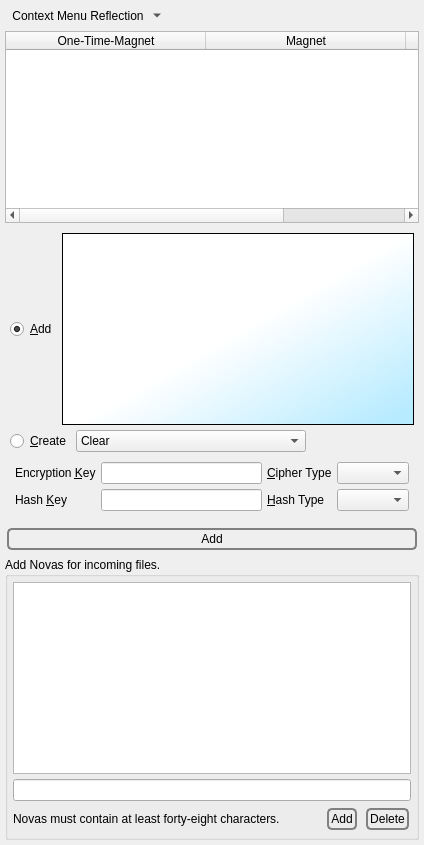
              <widget class="QWidget" name="tab_SB_Magnets">
               <attribute name="icon">
                <iconset>
                 <normaloff>:/nuvola/magnet.png</normaloff>:/nuvola/magnet.png</iconset>
               </attribute>
               <attribute name="title">
                <string>&amp;Magnet-URI</string>
               </attribute>
               <layout class="QVBoxLayout" name="verticalLayout_48">
                <property name="spacing">
                 <number>5</number>
                </property>
                <property name="leftMargin">
                 <number>5</number>
                </property>
                <property name="topMargin">
                 <number>5</number>
                </property>
                <property name="rightMargin">
                 <number>5</number>
                </property>
                <property name="bottomMargin">
                 <number>5</number>
                </property>
                <item>
                 <layout class="QHBoxLayout" name="horizontalLayout_71">
                  <property name="spacing">
                   <number>5</number>
                  </property>
                  <item>
                   <widget class="QToolButton" name="magnetsActionMenu">
                    <property name="toolTip">
                     <string>Context Menu</string>
                    </property>
                    <property name="text">
                     <string>Context Menu Reflection</string>
                    </property>
                    <property name="icon">
                     <iconset>
                      <normaloff>:/generic/menu.png</normaloff>:/generic/menu.png</iconset>
                    </property>
                    <property name="popupMode">
                     <enum>QToolButton::MenuButtonPopup</enum>
                    </property>
                    <property name="autoRaise">
                     <bool>true</bool>
                    </property>
                   </widget>
                  </item>
                  <item>
                   <spacer name="horizontalSpacer_57">
                    <property name="orientation">
                     <enum>Qt::Horizontal</enum>
                    </property>
                    <property name="sizeHint" stdset="0">
                     <size>
                      <width>40</width>
                      <height>20</height>
                     </size>
                    </property>
                   </spacer>
                  </item>
                 </layout>
                </item>
                <item>
                 <widget class="QTableWidget" name="etpMagnets">
                  <property name="alternatingRowColors">
                   <bool>true</bool>
                  </property>
                  <property name="selectionMode">
                   <enum>QAbstractItemView::SingleSelection</enum>
                  </property>
                  <property name="selectionBehavior">
                   <enum>QAbstractItemView::SelectRows</enum>
                  </property>
                  <property name="horizontalScrollMode">
                   <enum>QAbstractItemView::ScrollPerPixel</enum>
                  </property>
                  <property name="sortingEnabled">
                   <bool>true</bool>
                  </property>
                  <attribute name="horizontalHeaderDefaultSectionSize">
                   <number>200</number>
                  </attribute>
                  <attribute name="horizontalHeaderStretchLastSection">
                   <bool>true</bool>
                  </attribute>
                  <column>
                   <property name="text">
                    <string>One-Time-Magnet</string>
                   </property>
                  </column>
                  <column>
                   <property name="text">
                    <string>Magnet</string>
                   </property>
                  </column>
                  <column>
                   <property name="text">
                    <string>OID</string>
                   </property>
                  </column>
                 </widget>
                </item>
                <item>
                 <widget class="QFrame" name="frame_2">
                  <property name="frameShape">
                   <enum>QFrame::NoFrame</enum>
                  </property>
                  <layout class="QVBoxLayout" name="verticalLayout_42" stretch="0,0,0">
                   <property name="spacing">
                    <number>5</number>
                   </property>
                   <property name="leftMargin">
                    <number>5</number>
                   </property>
                   <property name="topMargin">
                    <number>5</number>
                   </property>
                   <property name="rightMargin">
                    <number>5</number>
                   </property>
                   <property name="bottomMargin">
                    <number>5</number>
                   </property>
                   <item>
                    <layout class="QHBoxLayout" name="horizontalLayout_59">
                     <property name="spacing">
                      <number>5</number>
                     </property>
                     <item>
                      <widget class="QRadioButton" name="magnetRadio">
                       <property name="text">
                        <string>&amp;Add</string>
                       </property>
                       <property name="checked">
                        <bool>true</bool>
                       </property>
                      </widget>
                     </item>
                     <item>
                      <widget class="QTextEdit" name="etpMagnet">
                       <property name="sizePolicy">
                        <sizepolicy hsizetype="Expanding" vsizetype="Fixed">
                         <horstretch>0</horstretch>
                         <verstretch>0</verstretch>
                        </sizepolicy>
                       </property>
                       <property name="font">
                        <font>
                         <family>Monospace</family>
                        </font>
                       </property>
                       <property name="styleSheet">
                        <string notr="true">background-color: qlineargradient(spread:pad, x1:0.968, y1:0.932, x2:0.513, y2:0.5, stop:0 rgba(183, 235, 255, 255), stop:1 rgba(255, 255, 255, 255)); </string>
                       </property>
                       <property name="tabChangesFocus">
                        <bool>true</bool>
                       </property>
                       <property name="acceptRichText">
                        <bool>false</bool>
                       </property>
                      </widget>
                     </item>
                    </layout>
                   </item>
                   <item>
                    <layout class="QHBoxLayout" name="horizontalLayout_53">
                     <property name="spacing">
                      <number>5</number>
                     </property>
                     <item>
                      <widget class="QRadioButton" name="pairRadio">
                       <property name="sizePolicy">
                        <sizepolicy hsizetype="Minimum" vsizetype="Preferred">
                         <horstretch>0</horstretch>
                         <verstretch>0</verstretch>
                        </sizepolicy>
                       </property>
                       <property name="text">
                        <string>&amp;Create</string>
                       </property>
                      </widget>
                     </item>
                     <item>
                      <widget class="QComboBox" name="generate">
                       <property name="sizeAdjustPolicy">
                        <enum>QComboBox::AdjustToContents</enum>
                       </property>
                       <property name="minimumContentsLength">
                        <number>25</number>
                       </property>
                       <item>
                        <property name="text">
                         <string>Clear</string>
                        </property>
                       </item>
                       <item>
                        <property name="text">
                         <string>Generate Key Pair</string>
                        </property>
                       </item>
                       <item>
                        <property name="text">
                         <string>Generate Encryption Key</string>
                        </property>
                       </item>
                       <item>
                        <property name="text">
                         <string>Generate MAC Key</string>
                        </property>
                       </item>
                      </widget>
                     </item>
                     <item>
                      <spacer name="horizontalSpacer_41">
                       <property name="orientation">
                        <enum>Qt::Horizontal</enum>
                       </property>
                       <property name="sizeHint" stdset="0">
                        <size>
                         <width>40</width>
                         <height>20</height>
                        </size>
                       </property>
                      </spacer>
                     </item>
                    </layout>
                   </item>
                   <item>
                    <widget class="QFrame" name="pairFrame">
                     <property name="frameShape">
                      <enum>QFrame::NoFrame</enum>
                     </property>
                     <layout class="QVBoxLayout" name="verticalLayout_45">
                      <property name="spacing">
                       <number>5</number>
                      </property>
                      <property name="leftMargin">
                       <number>5</number>
                      </property>
                      <property name="topMargin">
                       <number>5</number>
                      </property>
                      <property name="rightMargin">
                       <number>5</number>
                      </property>
                      <property name="bottomMargin">
                       <number>5</number>
                      </property>
                      <item>
                       <layout class="QGridLayout" name="gridLayout_7">
                        <property name="spacing">
                         <number>5</number>
                        </property>
                        <item row="0" column="4">
                         <widget class="QLabel" name="label_52">
                          <property name="text">
                           <string>&amp;Cipher Type</string>
                          </property>
                          <property name="buddy">
                           <cstring>etpCipherType</cstring>
                          </property>
                         </widget>
                        </item>
                        <item row="1" column="2">
                         <widget class="QLabel" name="label_51">
                          <property name="text">
                           <string>Hash &amp;Key</string>
                          </property>
                          <property name="buddy">
                           <cstring>etpMacKey</cstring>
                          </property>
                         </widget>
                        </item>
                        <item row="0" column="5">
                         <widget class="QComboBox" name="etpCipherType">
                          <property name="sizeAdjustPolicy">
                           <enum>QComboBox::AdjustToContents</enum>
                          </property>
                         </widget>
                        </item>
                        <item row="0" column="3">
                         <widget class="QLineEdit" name="etpEncryptionKey"/>
                        </item>
                        <item row="0" column="2">
                         <widget class="QLabel" name="label_50">
                          <property name="text">
                           <string>Encryption &amp;Key</string>
                          </property>
                          <property name="buddy">
                           <cstring>etpEncryptionKey</cstring>
                          </property>
                         </widget>
                        </item>
                        <item row="1" column="3">
                         <widget class="QLineEdit" name="etpMacKey"/>
                        </item>
                        <item row="1" column="4">
                         <widget class="QLabel" name="label_57">
                          <property name="text">
                           <string>&amp;Hash Type</string>
                          </property>
                          <property name="buddy">
                           <cstring>etpHashType</cstring>
                          </property>
                         </widget>
                        </item>
                        <item row="1" column="5">
                         <widget class="QComboBox" name="etpHashType">
                          <property name="sizeAdjustPolicy">
                           <enum>QComboBox::AdjustToContents</enum>
                          </property>
                         </widget>
                        </item>
                       </layout>
                      </item>
                     </layout>
                    </widget>
                   </item>
                  </layout>
                 </widget>
                </item>
                <item>
                 <layout class="QHBoxLayout" name="horizontalLayout_57">
                  <property name="spacing">
                   <number>5</number>
                  </property>
                  <item>
                   <widget class="QPushButton" name="addMagnet">
                    <property name="styleSheet">
                     <string notr="true">QPushButton {
 border: 2px solid gray;
 background-color: qlineargradient(x1: 0, y1: 0, x2: 0, y2: 1,
                                   stop: 0 #E0E0E0, stop: 1 #FFFFFF);
 border-radius: 5px;
 margin: 2px;
 padding: 2px;
 }


QPushButton:hover { 
background-color: qlineargradient(x1: 0, y1: 0, x2: 0, y2: 1,
                                   stop: 0 rgb(254,229,172), stop: 1 #FFFFFF);
background-position: top center; } 

QPushButton:pressed {
     background-color: darkgrey;
     border-style: inset;
 }</string>
                    </property>
                    <property name="text">
                     <string>Add</string>
                    </property>
                    <property name="icon">
                     <iconset>
                      <normaloff>:/nuvola/add.png</normaloff>:/nuvola/add.png</iconset>
                    </property>
                    <property name="iconSize">
                     <size>
                      <width>40</width>
                      <height>40</height>
                     </size>
                    </property>
                   </widget>
                  </item>
                 </layout>
                </item>
                <item>
                 <widget class="QGroupBox" name="groupBox_8">
                  <property name="title">
                   <string>Add Novas for incoming files.</string>
                  </property>
                  <layout class="QVBoxLayout" name="verticalLayout_25">
                   <property name="spacing">
                    <number>5</number>
                   </property>
                   <property name="leftMargin">
                    <number>5</number>
                   </property>
                   <property name="topMargin">
                    <number>5</number>
                   </property>
                   <property name="rightMargin">
                    <number>5</number>
                   </property>
                   <property name="bottomMargin">
                    <number>5</number>
                   </property>
                   <item>
                    <widget class="QListWidget" name="novas">
                     <property name="tabKeyNavigation">
                      <bool>true</bool>
                     </property>
                     <property name="selectionBehavior">
                      <enum>QAbstractItemView::SelectRows</enum>
                     </property>
                     <property name="horizontalScrollMode">
                      <enum>QAbstractItemView::ScrollPerPixel</enum>
                     </property>
                    </widget>
                   </item>
                   <item>
                    <widget class="QLineEdit" name="receiveNova"/>
                   </item>
                   <item>
                    <layout class="QHBoxLayout" name="horizontalLayout_43">
                     <property name="spacing">
                      <number>5</number>
                     </property>
                     <item>
                      <widget class="QLabel" name="label_90">
                       <property name="text">
                        <string>Novas must contain at least forty-eight characters.</string>
                       </property>
                      </widget>
                     </item>
                     <item>
                      <spacer name="horizontalSpacer_40">
                       <property name="orientation">
                        <enum>Qt::Horizontal</enum>
                       </property>
                       <property name="sizeHint" stdset="0">
                        <size>
                         <width>40</width>
                         <height>20</height>
                        </size>
                       </property>
                      </spacer>
                     </item>
                     <item>
                      <widget class="QPushButton" name="addNova">
                       <property name="sizePolicy">
                        <sizepolicy hsizetype="MinimumExpanding" vsizetype="Fixed">
                         <horstretch>0</horstretch>
                         <verstretch>0</verstretch>
                        </sizepolicy>
                       </property>
                       <property name="styleSheet">
                        <string notr="true">QPushButton {
 border: 2px solid gray;
 background-color: qlineargradient(x1: 0, y1: 0, x2: 0, y2: 1,
                                   stop: 0 #E0E0E0, stop: 1 #FFFFFF);
 border-radius: 5px;
 margin: 2px;
 padding: 2px;
 }


QPushButton:hover { 
background-color: qlineargradient(x1: 0, y1: 0, x2: 0, y2: 1,
                                   stop: 0 rgb(254,229,172), stop: 1 #FFFFFF);
background-position: top center; } 

QPushButton:pressed {
     background-color: darkgrey;
     border-style: inset;
 }</string>
                       </property>
                       <property name="text">
                        <string>Add</string>
                       </property>
                      </widget>
                     </item>
                     <item>
                      <widget class="QPushButton" name="deleteNova">
                       <property name="sizePolicy">
                        <sizepolicy hsizetype="Fixed" vsizetype="Fixed">
                         <horstretch>0</horstretch>
                         <verstretch>0</verstretch>
                        </sizepolicy>
                       </property>
                       <property name="styleSheet">
                        <string notr="true">QPushButton {
 border: 2px solid gray;
 background-color: qlineargradient(x1: 0, y1: 0, x2: 0, y2: 1,
                                   stop: 0 #E0E0E0, stop: 1 #FFFFFF);
 border-radius: 5px;
 margin: 2px;
 padding: 2px;
 }


QPushButton:hover { 
background-color: qlineargradient(x1: 0, y1: 0, x2: 0, y2: 1,
                                   stop: 0 rgb(254,229,172), stop: 1 #FFFFFF);
background-position: top center; } 

QPushButton:pressed {
     background-color: darkgrey;
     border-style: inset;
 }</string>
                       </property>
                       <property name="text">
                        <string>Delete</string>
                       </property>
                      </widget>
                     </item>
                    </layout>
                   </item>
                  </layout>
                 </widget>
                </item>
               </layout>
              </widget>
